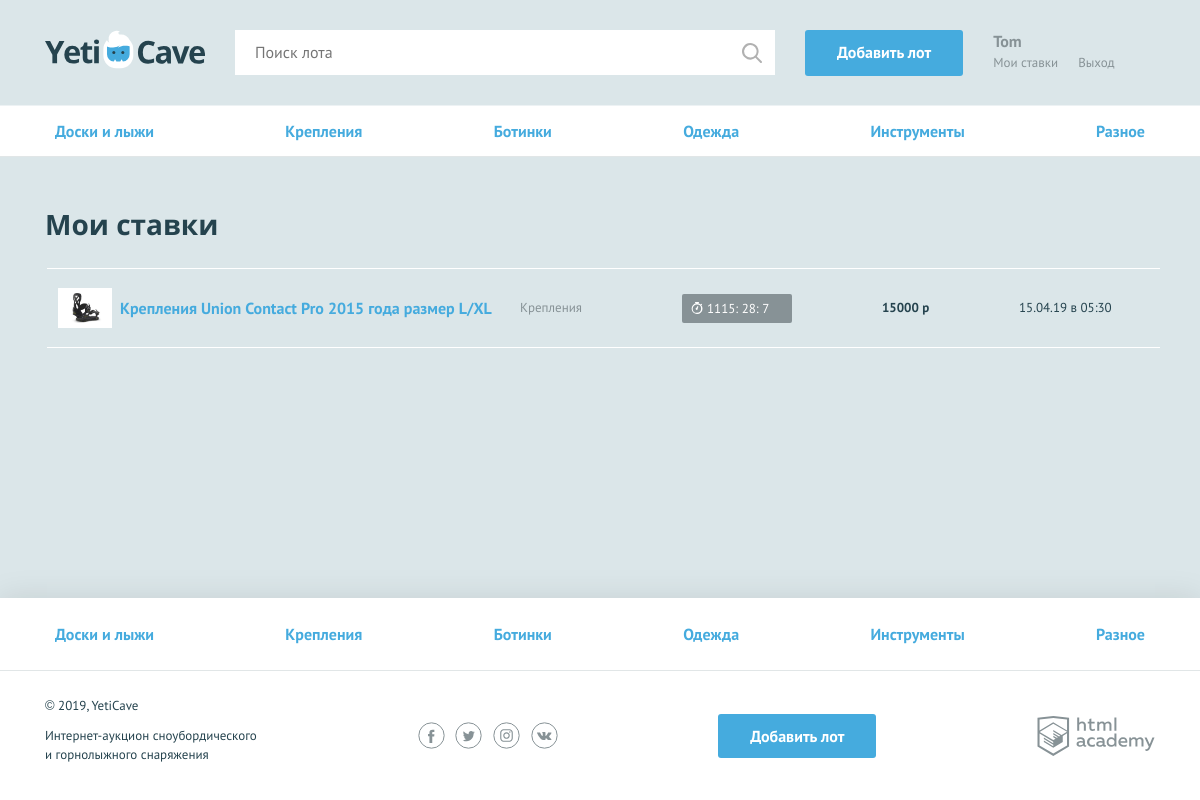
Screenshot of /my-bets.php (signed in) with the database file from the repository.
### tables this page shows
CREATE TABLE categories (
  id INT AUTO_INCREMENT PRIMARY KEY,
  title CHAR(200) NOT NULL UNIQUE,
  char_code CHAR(200) NOT NULL UNIQUE
);

CREATE TABLE bets (
  id INT AUTO_INCREMENT PRIMARY KEY,
  created_at TIMESTAMP NOT NULL,
  price INT NOT NULL,
  user_id INT NOT NULL,
  lot_id INT NOT NULL
);

CREATE TABLE lots (
  id INT AUTO_INCREMENT PRIMARY KEY,
  created_at TIMESTAMP NOT NULL,
  expired_at TIMESTAMP NOT NULL,
  title  CHAR(200) NOT NULL,
  description TEXT,
  price INT NOT NULL,
  picture_url CHAR(200),
  bet_step INT,
  user_id INT NOT NULL,
  category_id INT NOT NULL,
  winner_id INT
);

### helpers.php (called while the page is built, shortened)
<?php
function include_template($name, array $data = []) {
  $name = 'templates/' . $name;
  $result = '';
  extract($data);
  require $name;
  $result = ob_get_clean();
  return $result;
}
function get_layout($content, $title, $categories, $user_name) {
  return $layout = include_template("layout.php", [
    "content" => $content,
    "title" => $title,
    "user_name" => $user_name,
    "categories" => $categories
  ]);
};
function get_time_params($expirationDate) {
  $timeLeft = strtotime($expirationDate) - time();
  $hours_left = floor($timeLeft / 3600);
  $minutes_left = floor(($timeLeft % 3600) / 60);
  $seconds_left = floor(($timeLeft % 3600) % 60);
  $expiringMark = ($hours_left <= 1) ? "timer--finishing" : null;
  return [
      "hours_left" => $hours_left,
      "minutes_left" => $minutes_left,
      "seconds_left" => $seconds_left,
      "expiration_mark" => $expiringMark
  ];
}
function get_formatted_time($bet_time) {
  $difference = time() - strtotime($bet_time);
  if ($difference < 86400 and $difference >= 3600) {
    $hours = floor($difference / 3600);
    $result = $hours . " " .
      get_noun_plural_form($hours, "час", "часа", "часов") .
      " назад";
  } else if ($difference < 3600 and $difference >= 60) {
    $minutes = floor($difference / 60);
    $result = $minutes . " " .
      get_noun_plural_form($minutes, "минута", "минуты", "минут") .
      " назад";
  } else if ($difference < 60) {
    $seconds = floor($difference);
    $result = $seconds . " " .
      get_noun_plural_form($seconds, "секунду", "секунды", "секунд") .
      " назад";
  } else {
    $result = date("d.m.y", strtotime($bet_time)) .
      " в " . date("H:i", strtotime($bet_time));
  }
  return $result;
}

### mysql/requests.php (called while the page is built, shortened)
<?php
function create_link() {
  $link = mysqli_connect("localhost", "root", "", "yeti");
  mysqli_set_charset($link, "utf8");
  return $link;
}
function get_categories_link($link) {
  $sql = 'SELECT id, title, char_code FROM categories';
  return mysqli_query($link, $sql);
}
function get_array($result) {
  return mysqli_fetch_all($result, MYSQLI_ASSOC);
}
function get_categories($link) {
  if ($link) {
    $categoriesLink = get_categories_link($link);
  }
  if ($categoriesLink) {
    $result = get_array($categoriesLink) ?? [];
    return $result;
  }
};
function get_user_bets($user_id) {
  $link = create_link();
  $sql = 'SELECT l.title "lot_title", l.id "lot_id",
    l.picture_url "url", l.winner_id "winner_id",
    l.expired_at "expired_at", c.title "category",
    b.price "price", b.created_at "bet_date" FROM bets b
    JOIN lots l ON b.lot_id = l.id
    JOIN categories c ON l.category_id = c.id
    WHERE b.user_id = "'. $user_id .'"
    ORDER BY b.created_at DESC';
  $result = mysqli_query($link, $sql);
  return get_array($result);
}

### templates/my-bets.php (the view)
<nav class="nav">
  <ul class="nav__list container">
  <?php foreach ($categories as $value): ?>
    <li class="nav__item">
      <a href="all-lots.html"><?=htmlspecialchars($value["title"]); ?></a>
    </li>
  <?php endforeach; ?>
  </ul>
</nav>
<section class="rates container">
  <h2>Мои ставки</h2>
  <table class="rates__list">
  <?php foreach ($user_bets as $value): ?>
    <tr class="rates__item">
      <td class="rates__info">
        <div class="rates__img">
          <img src="<?=$value["url"]; ?>" width="54" height="40" alt="Сноуборд">
        </div>
        <h3 class="rates__title">
          <a href="lot.php?lot_id=<?=$value["lot_id"]; ?>"><?=$value["lot_title"]; ?></a>
        </h3>
      </td>
      <td class="rates__category">
        <?=$value["category"]; ?>
      </td>
      <td class="rates__timer">
      <?php if (strtotime($value["expired_at"]) > time()) : ?>
        <div class="timer <?=get_time_params($value["expired_at"])["expiration_mark"]; ?>">
          <?=get_time_params($value["expired_at"])["hours_left"]; ?>:
          <?=get_time_params($value["expired_at"])["minutes_left"]; ?>:
          <?=get_time_params($value["expired_at"])["seconds_left"]; ?>
        </div>
      <?php elseif ($value["winner_id"] === $_SESSION["user"]["id"]) : ?>
        <div class="timer timer--win">
            Ставка выиграла
        </div>
      <?php else : ?>
        <div class="timer timer--end">
            Торги окончены
        </div>
      <?php endif; ?>
      </td>
      <td class="rates__price">
        <?=$value["price"]; ?> р
      </td>
      <td class="rates__time">
        <?=get_formatted_time($value["bet_date"]); ?>
      </td>
    </tr>
  <?php endforeach; ?>
  </table>
</section>

### templates/layout.php (shortened to what this page needs)
<!DOCTYPE html>
<html lang="ru">
  <head>
    <link href="../css/normalize.min.css" rel="stylesheet">
    <link href="../css/style.css" rel="stylesheet">
    <link href="../css/flatpickr.min.css" rel="stylesheet">
  </head>
  <body>
  <div class="page-wrapper">
    <header class="main-header">
      <div class="main-header__container container">
        <a class="main-header__logo" href="index.php">
          <img src="../img/logo.svg" width="160" height="39" alt="Логотип компании YetiCave">
        </a>
        <form class="main-header__search" method="get" action="search.php" autocomplete="off">
          <input type="search" name="search" placeholder="Поиск лота">
          <input class="main-header__search-btn" type="submit" name="find" value="Найти">
        </form>
        <a class="main-header__add-lot button" href="add.php">Добавить лот</a>
        <nav class="user-menu">
        <?php if ($user_name): ?>
          <div class="user-menu__logged">
            <p><?=$user_name; ?></p>
            <a class="user-menu__bets" href="my-bets.php">Мои ставки</a>
            <a class="user-menu__logout" href="logout.php">Выход</a>
          </div>
        <?php endif; ?>
        </nav>
      </div>
    </header>
    <main class="<?=$main_block_class ?? ""; ?>">
      <?=$content; ?>
    </main>
  </div>
  <footer class="main-footer">
    <nav class="nav">
      <ul class="nav__list container">
      <?php foreach ($categories as $value): ?>
        <li class="nav__item">
          <a href="pages/all-lots.html"><?=$value["title"]; ?></a>
        </li>
      <?php endforeach; ?>
      </ul>
    </nav>
    <div class="main-footer__bottom container">
      <div class="main-footer__copyright">
        <p>© 2019, YetiCave</p>
        <p>Интернет-аукцион сноубордического и горнолыжного снаряжения</p>
      </div>
      <div class="main-footer__social social">
        <a class="social__link social__link--facebook" href="#">
        </a>
          <a class="social__link social__link--twitter" href="#">
          </a>
          <a class="social__link social__link--instagram" href="#">
          </a>
          <a class="social__link social__link--vkontakte" href="#">
          </a>
        </div>
        <a class="main-footer__add-lot button" href="add.php">Добавить лот</a>
        <div class="main-footer__developed-by">
          <a class="logo-academy" href="https://htmlacademy.ru/intensive/php">
          </a>
        </div>
      </div>
    </footer>
  </body>
</html>

### rows the page displays
categories: title "Доски и лыжи"
categories: title "Крепления"
categories: title "Ботинки"
categories: title "Одежда"
categories: title "Инструменты"
categories: title "Разное"
bets: lot.picture_url (picture), lot.title "Крепления Union Contact Pro 2015 года размер L/XL", categories.title "Крепления", lot.expired_at "1115", lot.expired_at "28", lot.expired_at "7", price "15000", created_at "15.04.19 в 05:30"

### other values shown
$user_name "Tom"
